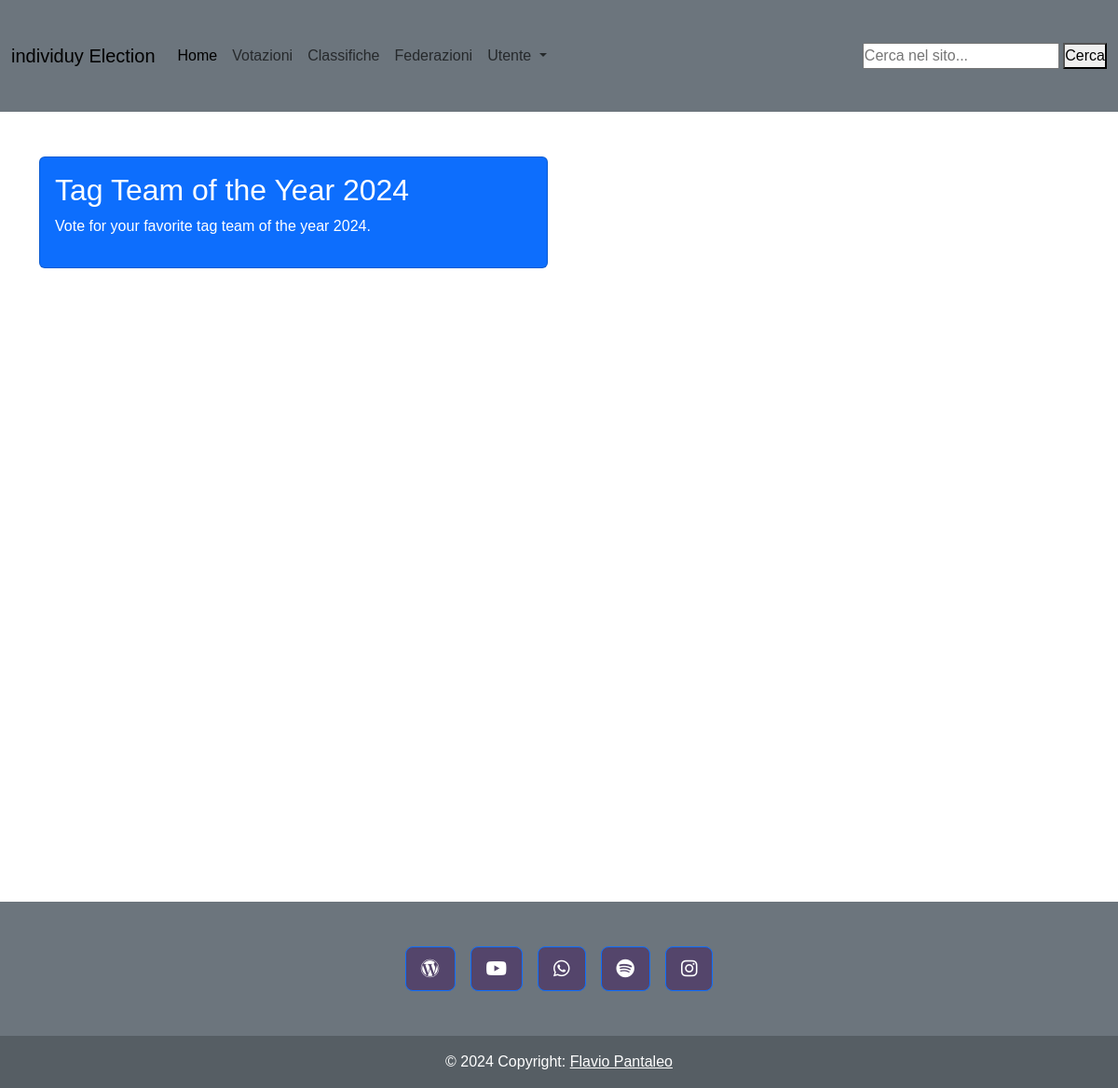
The page /index.php?page=votazione_dettaglio_tag_team on the database as committed earlier.
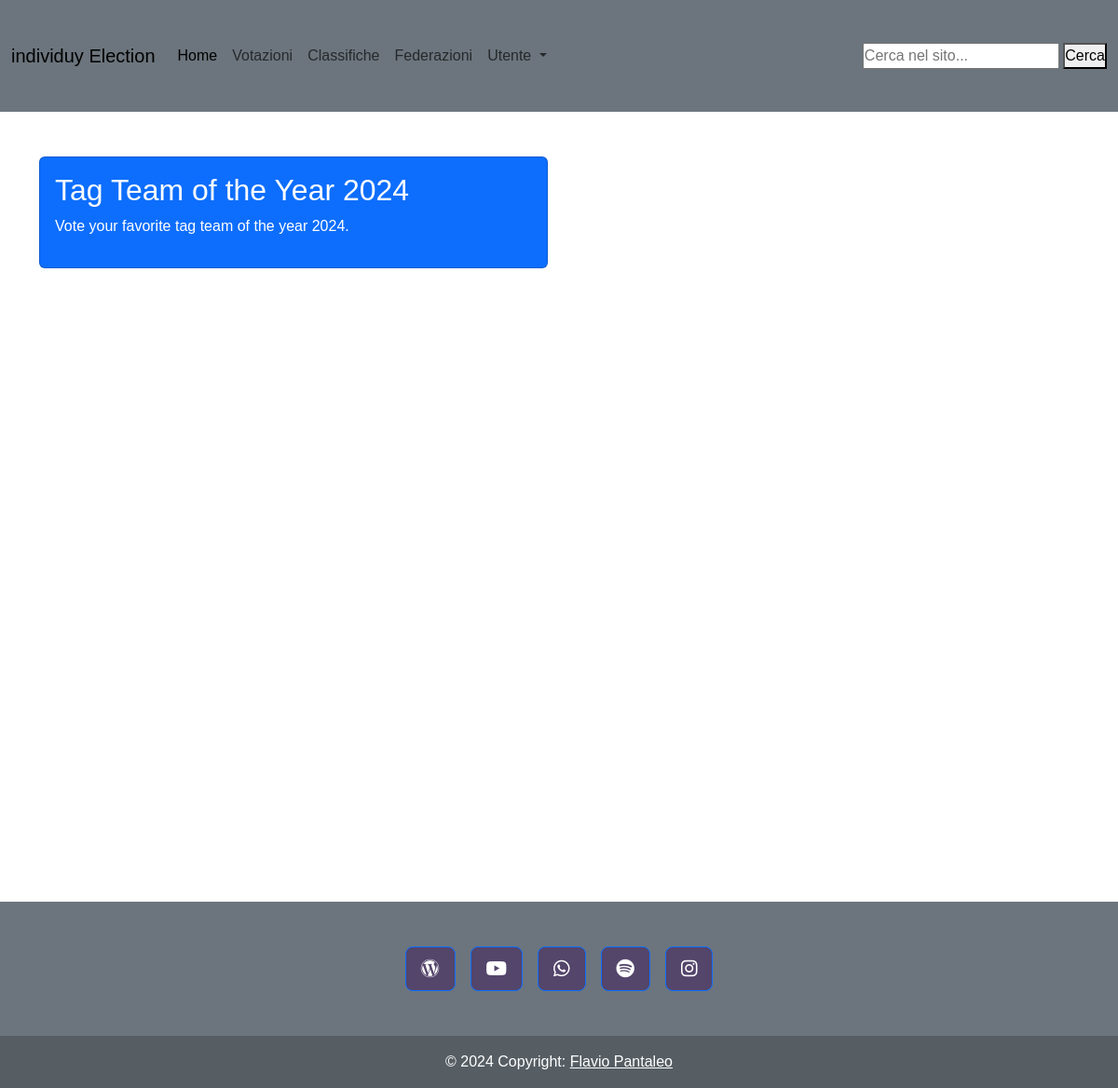
The same page on the database as committed later.
### tables this page shows
CREATE TABLE `list_ranking` (
  `id_ranking` int(11) NOT NULL,
  `ranking_name` varchar(200) DEFAULT NULL,
  `description` text DEFAULT NULL,
  `ranking` varchar(255) NOT NULL,
  `status` int(3) DEFAULT NULL,
  `category_id` int(11) DEFAULT NULL,
  `include_inactive` tinyint(1) DEFAULT 0
);

### app/Controllers/RankingController.php (called while the page is built, shortened)
<?php
class RankingController {
    private $rankingDAO;
    public function __construct() {
        $this->rankingDAO = new RankingDAO();
    }
    public function getRankingPerCategory($category) {
        return $this->rankingDAO->getRankingPerCategory($category);
    }
}

### app/Core/DB.php (called while the page is built, shortened)
<?php
class DB {
    protected function connect (){
        try {
            $localHost = $_ENV['DB_HOST'];
            $dbname = $_ENV['DB_NAME'];
            $user = $_ENV['DB_USER'];
            $pass = $_ENV['DB_PASS'];
            $conn = new PDO("mysql:host=".$localHost.";dbname=".$dbname.";",$user, $pass);
            return $conn;
        } catch (PDOException $e) {
            echo $e->getMessage() . "<br> Database Connection Error";
            die();
        }
    }
}
?>

### app/DAO/RankingDAO.php (called while the page is built, shortened)
<?php
class RankingDAO extends DB {
    public function getRankingPerCategory($category) {
        try {
            $stmt = $this->connect()->prepare("SELECT id_ranking, ranking_name, description, ranking, status, category_id, include_inactive FROM list_ranking WHERE ranking = ?");
            $stmt->execute([$category]);
            $rankings = [];
            while ($row = $stmt->fetch(PDO::FETCH_ASSOC)) {
                $rankings[] = new Ranking(
                    $row['id_ranking'],
                    $row['ranking_name'],
                    $row['description'],
                    $row['ranking'],
                    $row['status'],
                    $row['category_id'],
                    $row['include_inactive']
                );
            }
            return $rankings;
        } catch (PDOException $e) {
            error_log("PDOException in getRankingPerCategory: " . $e->getMessage());
            return [];
        }
    }
}

### app/Models/Ranking.php (called while the page is built, shortened)
<?php
class Ranking {
    public function __construct($id, $name, $description, $rankingType, $status, $categoryId, $includeInactive) {
        $this->id = $id;
        $this->name = $name;
        $this->description = $description;
        $this->categoryId = $categoryId;
    }
}
?>

### resources/Views/votazioni/tag_team/votazione_dettaglio_tag_team.php (the view)
<?php
$rankingTagTeam = $rankingController->getRankingPerCategory('tag team');
?>
<main class="container">
    <div class="row my-5">
    <?php if (!empty($rankingTagTeam)): ?>
        <?php foreach($rankingTagTeam as $ranking) : ?>
            <div class="col-md-6 mb-4">
                <a href="index.php?page=lista_tag_team&id_ranking=<?php echo $ranking->id; ?>&id_cat=<?php echo $ranking->categoryId; ?>">
                    <div class="card bg-primary text-white">
                        <div class="card-body">
                            <h2><?= htmlspecialchars($ranking->name); ?></h2>
                            <p><?= htmlspecialchars($ranking->description); ?></p>
                        </div>
                    </div>
                </a>
            </div>
        <?php endforeach; ?>
    <?php else: ?>
        <div class="col-12">
            <p>Nessun ranking trovato per la categoria specificata.</p>
        </div>
    <?php endif; ?>
    </div>
</main>

Rows that differ between the two databases and show on the page:
changed list_ranking: description "Vote for your favorite tag team of the year 2024." → "Vote your favorite tag team of the year 2024."
